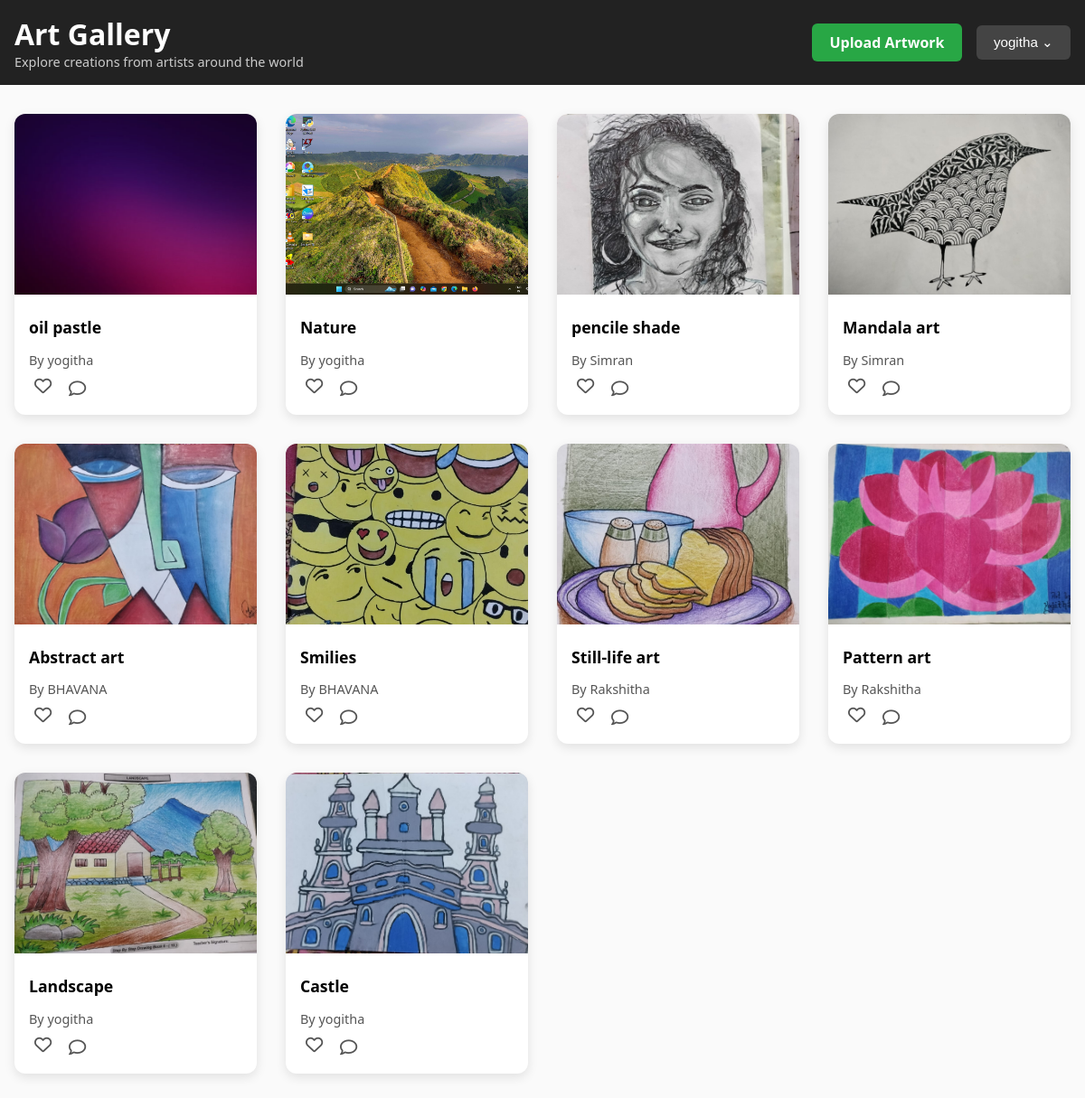
The app's page /gallery/ (signed in) with its own data.
### gallery/models.py (models this page shows, shortened)
class Artwork(models.Model):
    title = models.CharField(max_length=100)
    description = models.TextField(blank=True)
    image = models.ImageField(upload_to='artworks/')
    artist = models.ForeignKey(User, on_delete=models.CASCADE, related_name='artworks')
    likes = models.ManyToManyField(User, related_name='liked_artworks', blank=True)
    created_at = models.DateTimeField(auto_now_add=True)

### gallery/views.py (the view)
# urls.py: path('', views.gallery_view, name='gallery'),
@login_required
def gallery_view(request):
    artworks = Artwork.objects.all()
    return render(request, 'gallery/gallery.html', {'artworks': artworks})

### gallery/templates/gallery/gallery.html (shortened to what this page needs)
<!DOCTYPE html>
<html lang="en">
<head>
    <link rel="stylesheet" href="https://cdnjs.cloudflare.com/ajax/libs/font-awesome/6.5.0/css/all.min.css">
</head>
<body>
<header>
    <div>
        <h1>Art Gallery</h1>
        <p style="margin: 0; font-size: 0.9rem; color: #ccc;">Explore creations from artists around the world</p>
    </div>
    <div style="display: flex; align-items: center; gap: 1rem;">
        <a class="upload-btn" href="{% url 'gallery:upload' %}">Upload Artwork</a>
        {% if user.is_authenticated %}
        <div class="dashboard">
            <button>{{ user.username }} ⌄</button>
        </div>
        {% endif %}
    </div>
</header>
<div class="gallery-container">
    {% for artwork in artworks %}
    <div class="art-card">
        <a href="{% url 'gallery:artwork_detail' artwork.id %}">
            <img src="{{ artwork.image.url }}" alt="{{ artwork.title }}" class="art-image">
        </a>
        <div class="art-details">
            <h3 class="art-title">{{ artwork.title }}</h3>
            <p class="artist-name">By {{ artwork.artist.username }}</p>
            <div class="actions">
                <form action="{% url 'gallery:like_artwork' artwork.id %}" method="post">
                    <button class="btn-icon" type="submit" title="Like">
                        {% if artwork.liked_by_user %}
                            <i class="fas fa-heart" style="color: red;"></i>
                        {% else %}
                            <i class="far fa-heart"></i>
                        {% endif %}
                    </button>
                </form>
                <a href="{% url 'gallery:artwork_detail' artwork.id %}#comments" class="btn-icon" title="Comment">
                    <i class="far fa-comment"></i>
                </a>
            </div>
        </div>
    </div>
    {% empty %}
    <p>No artworks found. Be the first to share your creation!</p>
    {% endfor %}
</div>
</body>
</html>

### gallery/templates/gallery/gallery.html (style rules this page uses)
body { font-family: 'Segoe UI', Tahoma, Geneva, Verdana, sans-serif; background-color: #fafafa; margin: 0; padding: 0; }
header { background-color: #222; color: white; padding: 1rem; display: flex; justify-content: space-between; align-items: center; }
header h1 { margin: 0; }
.gallery-container { max-width: 1200px; margin: 2rem auto; padding: 0 1rem; display: grid; grid-template-columns: repeat(auto-fit, minmax(260px, 1fr)); gap: 2rem; }
.art-card { background-color: white; border-radius: 12px; box-shadow: 0 4px 12px rgba(0, 0, 0, 0.1); overflow: hidden; transition: transform 0.2s ease; }
.art-image { width: 100%; height: 200px; object-fit: cover; }
.art-details { padding: 1rem; }
.art-title { font-size: 1.1rem; margin: 0.2rem 0; font-weight: bold; }
.artist-name { font-size: 0.9rem; color: #555; margin-bottom: 0.5rem; }
.actions { display: flex; gap: 0.8rem; margin-top: 0.5rem; }
.btn-icon { background: none; border: none; font-size: 1.2rem; color: #555; cursor: pointer; transition: color 0.2s; }
.upload-btn { background-color: #28a745; color: white; padding: 0.6rem 1.2rem; text-decoration: none; border-radius: 6px; font-weight: bold; }
.dashboard { position: relative; }
.dashboard button { background-color: #444; color: white; padding: 0.6rem 1.2rem; border: none; border-radius: 6px; cursor: pointer; font-size: 0.95rem; }

### records on screen
Artwork: image (picture), title "oil pastle", artist.username "yogitha"
Artwork: image (picture), title "Nature", artist.username "yogitha"
Artwork: image (picture), title "pencile shade", artist.username "Simran"
Artwork: image (picture), title "Mandala art", artist.username "Simran"
Artwork: image (picture), title "Abstract art", artist.username "BHAVANA"
Artwork: image (picture), title "Smilies", artist.username "BHAVANA"
Artwork: image (picture), title "Still-life art", artist.username "Rakshitha"
Artwork: image (picture), title "Pattern art", artist.username "Rakshitha"
Artwork: image (picture), title "Landscape", artist.username "yogitha"
Artwork: image (picture), title "Castle", artist.username "yogitha"

### other values on screen
{{ user.username }} "yogitha"
